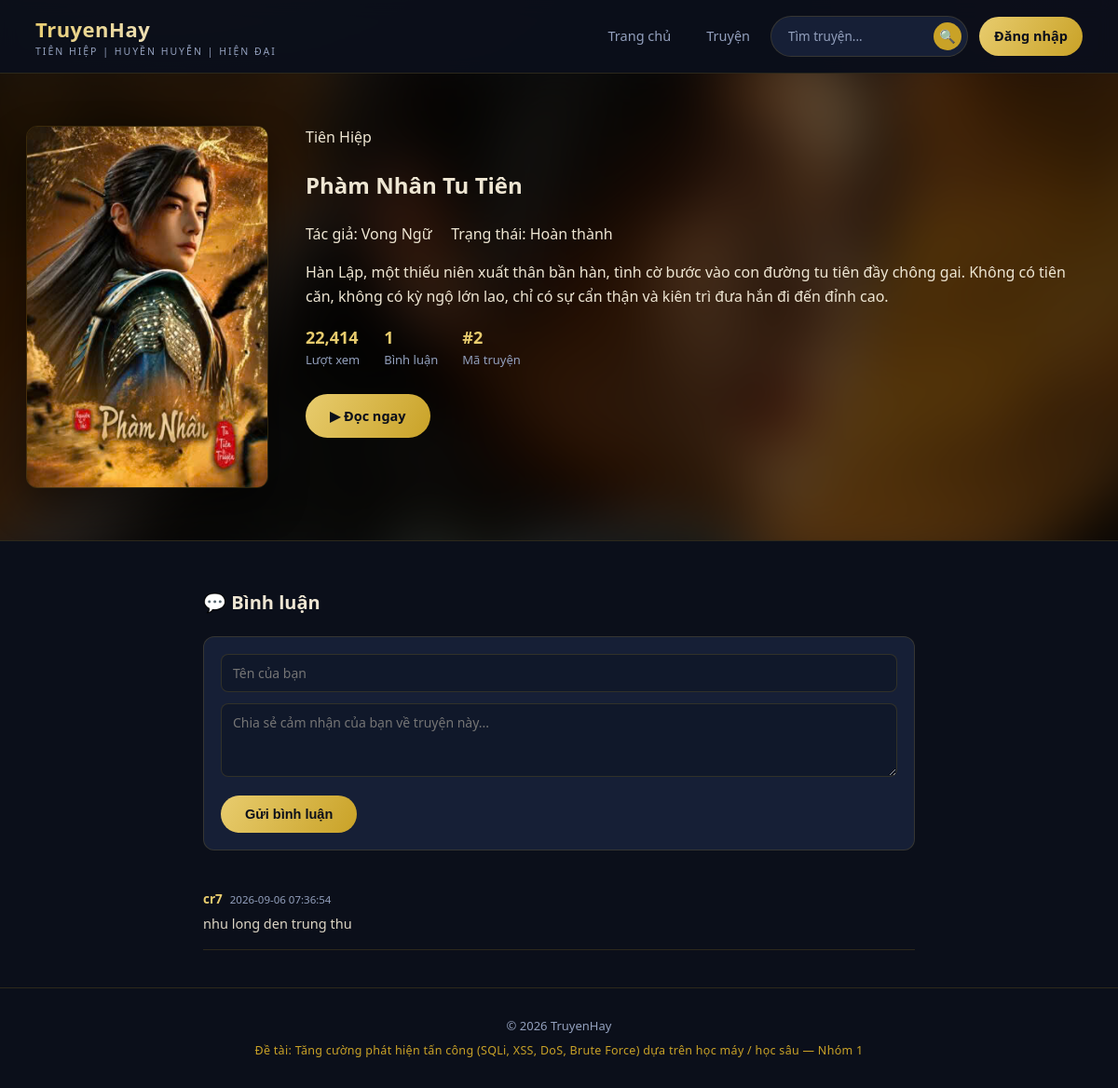
The app's page /truyen/2 with its own data.
### tables this page shows
CREATE TABLE truyen (
            id INTEGER PRIMARY KEY AUTOINCREMENT,
            title TEXT NOT NULL,
            author TEXT NOT NULL,
            category TEXT NOT NULL,
            description TEXT,
            image TEXT,
            views INTEGER DEFAULT 0,
            status TEXT NOT NULL DEFAULT "Đang ra",
            create_at TIMESTAMP DEFAULT CURRENT_TIMESTAMP
        );

CREATE TABLE comments (
            id INTEGER PRIMARY KEY AUTOINCREMENT,
            truyen_id INTEGER NOT NULL,
            username TEXT NOT NULL,
            content TEXT NOT NULL,
            created_at TIMESTAMP DEFAULT CURRENT_TIMESTAMP,
            FOREIGN KEY (truyen_id) REFERENCES truyen(id)
        );

### app.py (the view, shortened to what this page needs)
@app.route("/truyen/<truyen_id>", methods=["GET", "POST"])
def truyen_detail(truyen_id):
    db = get_db()
    cur = db.cursor()
    if request.method == "GET": #GET
        sql = ("SELECT * FROM truyen WHERE id = {t_id}").format(t_id=truyen_id)
        try: #Lay truyen
            truyen = run_query(sql, fetch="one")
        except sqlite3.Error as e:
            return f"Loi: {e}", 400
        if truyen == None:
            return "Không tìm thấy truyện !", 404
        try: #UPDATE views
            u_sql = "UPDATE truyen SET views = views + 1 WHERE id = {t_id}".format(t_id=truyen_id)
            run_query(u_sql, fetch="none")
        except sqlite3.Error as e:
            pass
        try: #Comments
            cmt_sql = ("SELECT * FROM comments WHERE truyen_id = {id} ORDER BY id"
                       ).format(id=truyen_id)
            comments = run_query(cmt_sql)
        except sqlite3.Error as e:
            comments =[]
        return render_template("truyen_detail.html", truyen=truyen, comments=comments)

### app.py (called while the page is built)
def get_db():
    if "db" not in g:
        g.db = sqlite3.connect(DB_PATH)
        g.db.row_factory = sqlite3.Row
    return g.db

def run_query(query, fetch="all"):
    db = get_db()
    cur = db.cursor()
    cur.execute(query)
    if fetch == "all":
        rows = cur.fetchall()
        return rows
    elif fetch == "one":
        row = cur.fetchone()
        return row
    else:
        db.commit()
        return None

### templates/truyen_detail.html (shortened to what this page needs)
<!DOCTYPE html>
<html lang="vi">
<head>
<link rel="stylesheet" href="{{ url_for('static', filename='style.css') }}">
</head>
<body>
<header class="site-header">
  <div class="header-inner">
    <a href="{{ url_for('index') }}" class="brand">
      <div>
        <div class="brand-text">TruyenHay</div>
        <div class="brand-sub">Tiên hiệp | Huyền huyễn | Hiện đại</div>
      </div>
    </a>
    <nav class="main-nav">
      <a href="{{ url_for('index') }}">Trang chủ</a>
      <a href="{{ url_for('truyen_list') }}">Truyện</a>
      <form class="search-form" action="{{ url_for('truyen_list') }}" method="get">
        <input type="text" name="q" placeholder="Tìm truyện...">
        <button type="submit" aria-label="Tìm kiếm">🔍</button>
      </form>
      {% if session.get('username') %}
        <a href="{{ url_for('logout') }}">Đăng xuất ({{ session.get('username') }})</a>
      {% else %}
        <a href="{{ url_for('login') }}" class="cta">Đăng nhập</a>
      {% endif %}
    </nav>
  </div>
</header>
<section class="detail-hero">
  {% set cover_img = truyen['image'] if truyen['image'] else 'tiennghich.jpg' %}
  {% set cover_url = url_for('static', filename='images/' + cover_img) %}
  <div class="detail-hero-bg" style="background-image: url('{{cover_url}}');"></div>
  <div class="detail-inner">
    <div class="detail-cover">
      <img src="{{cover_url}}" alt="{{ truyen.title }}">
    </div>
    <div class="hero-info">
      <span class="category-tag">{{ truyen['category']}}</span>
      <h1>{{ truyen['title'] }}</h1>
      <div class="author">Tác giả: {{ truyen['author'] }} &nbsp; &nbsp; Trạng thái: {{ truyen['status'] }}</div>
      <p class="desc">{{ truyen['description'] }}</p>
      <div class="stat-row">
        <div class="stat"><b>{{ "{:,}".format(truyen['views'] or 0) }}</b>Lượt xem</div>
        <div class="stat"><b>{{ comments|length }}</b>Bình luận</div>
        <div class="stat"><b>#{{ truyen['id'] }}</b>Mã truyện</div>
      </div>
      <a href="#doc" class="btn btn-primary">▶ Đọc ngay</a>
    </div>
  </div>
</section>
<div class="comments-wrap" id="doc">
  <h2>💬 Bình luận</h2>
  <form class="comment-form" method="post" action="{{ url_for('truyen_detail', truyen_id=truyen['id']) }}">
    <input type="text" name="username" placeholder="Tên của bạn"
           value="{{ session.get('username', '') }}" required>
    <textarea name="content" rows="3" placeholder="Chia sẻ cảm nhận của bạn về truyện này..." required></textarea>
    <button type="submit" class="btn btn-primary">Gửi bình luận</button>
  </form>
  {% for c in comments %}
  <div class="comment-item">
    <div class="who">{{ c.username }}<span class="when">{{ c.created_at }}</span></div>
    <div class="body">{{ c.content|safe }}</div>
  </div>
  {% else %}
  <p style="color:var(--muted);">Chưa có bình luận nào. Hãy là người đầu tiên!</p>
  {% endfor %}
</div>
<footer class="site-footer">
  <div>© 2026 TruyenHay</div>
  <div class="project-line">Đề tài: Tăng cường phát hiện tấn công (SQLi, XSS, DoS, Brute Force) dựa trên học máy / học sâu — Nhóm 1</div>
</footer>
</body>
</html>

### records on screen
truyen: category "Tiên Hiệp", title "Phàm Nhân Tu Tiên", author "Vong Ngữ", status "Hoàn thành", description "Hàn Lập, một thiếu niên xuất thân bần hàn, tình cờ bước vào con đường tu tiên đầy chông gai. Không có tiên căn, không có kỳ ngộ lớn lao, chỉ có sự cẩn thận và kiên trì đưa hắn đi đến đỉnh cao.", views "22,414", id "2"
comments: username "cr7", created_at "2026-09-06 07:36:54", content "nhu long den trung thu"

### other values on screen
{{ comments|length }} "1"
